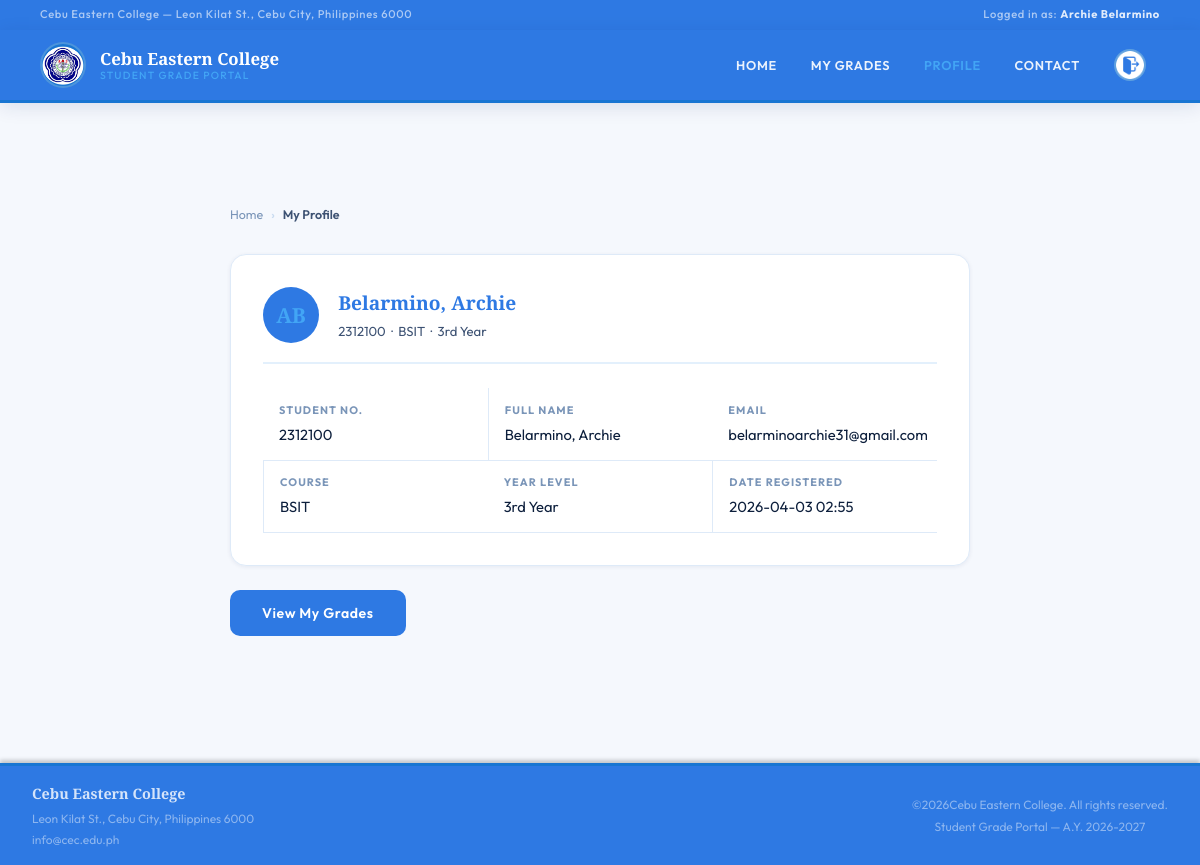
Page /profile/1/ (signed in) on the committed database.
### portal/models.py (models this page shows, shortened)
class Student(AbstractBaseUser):
    student_no  = models.CharField(max_length=20, unique=True)
    last_name   = models.CharField(max_length=100)
    first_name  = models.CharField(max_length=100)
    email       = models.EmailField(unique=True, blank=True)
    course      = models.CharField(max_length=10, choices=COURSE_CHOICES, default='BSIT')
    year_level  = models.IntegerField(choices=YEAR_CHOICES, default=1)
    created_at  = models.DateTimeField(auto_now_add=True)
    is_active   = models.BooleanField(default=True)
    is_staff    = models.BooleanField(default=False)
    is_superuser = models.BooleanField(default=False)
    USERNAME_FIELD = 'student_no'
    REQUIRED_FIELDS = ['first_name', 'last_name', 'email']
    objects = StudentManager()
    @property
    def year_suffix(self):
        y = self.year_level
        return f'{y}{"st" if y==1 else "nd" if y==2 else "rd" if y==3 else "th"}'

### portal/views.py (the view)
# urls.py: path('profile/<int:pk>/', views.profile_view, name='profile'),
def profile_view(request, pk):
    if not request.user.is_authenticated :
        return redirect('login')
    if not request.user.is_staff and request.user.pk != pk:
        return redirect('profile', pk=request.user.pk)
    profile = get_object_or_404(Student, pk=pk)
    is_own  = (request.user.pk == pk)
    fields  = [
        ('Student No.',     profile.student_no),
        ('Full Name',       f'{profile.last_name}, {profile.first_name}'),
        ('Email',           profile.email),
        ('Course',          profile.course),
        ('Year Level',      profile.year_suffix + ' Year'),
        ('Date Registered', profile.created_at.strftime('%Y-%m-%d %H:%M')),
    ]
    return render(request, 'portal/profile.html', {
        'current': 'profile',
        'profile': profile,
        'is_own':  is_own,
        'fields':  fields,
        'sy': SchoolYear.objects.last().get_sy() if SchoolYear.objects.exists() else current_school_year(),
        'semester': Semester.objects.last().get_semester() if Semester.objects.exists() else '1st',
    })

### portal/models.py (called while the page is built)
def current_school_year():
    year = datetime.now().year
    return f"{year}-{year+1}"

### portal/templates/portal/profile.html (shortened to what this page needs)
{% extends 'portal/base.html' %}
{% block content %}
  <div class="page-wrap page-wrap-mid" style="padding-top:2.5rem;">
    <div class="breadcrumb">
      <a href="{% url 'index' %}">Home</a>
      <span class="sep">›</span>
      <span>
        {% if is_own or request.session.admin_id %}
          My Profile
        {% else %}
          Student Profile #{{ profile.pk }}
        {% endif %}
      </span>
    </div>
    <div class="card fade-up">
      <div class="card-header">
        <div style="display:flex;align-items:center;gap:1.2rem;">
          <div style="width:56px;height:56px;background:var(--navy);border-radius:50%;
                    display:flex;align-items:center;justify-content:center;
                    font-family:var(--serif);font-size:1.3rem;font-weight:700;
                    color:var(--sky-light);flex-shrink:0;">{{ profile.first_name|first|upper }}{{ profile.last_name|first|upper }}</div>
          <div>
            <h3 style="font-size:1.2rem;">{{ profile.last_name }}, {{ profile.first_name }}</h3>
            <div style="font-size:.82rem;color:var(--text-mid);margin-top:.15rem;">{{ profile.student_no }} &nbsp;&middot;&nbsp;
              {{ profile.course }} &nbsp;&middot;&nbsp;
              {{ profile.year_suffix }} Year</div>
          </div>
        </div>
      </div>
      <div style="display:grid;grid-template-columns:repeat(auto-fit, minmax(180px, 1fr));gap:0;">
        {% for label, val in fields %}
          <div style="padding:.85rem 1rem;border-bottom:1px solid var(--border-light); {% cycle '' 'border-left:1px solid var(--border-light);' %}">
            <div style="font-size:.68rem;font-weight:700;letter-spacing:.1em;
                text-transform:uppercase;color:var(--text-light);margin-bottom:.2rem;">{{ label }}</div>
            <div style="font-size:.92rem;">{{ val }}</div>
          </div>
        {% endfor %}
      </div>
    </div>
    {% if is_own %}
      <div style="margin-top:1.5rem;">
        <a href="{% url 'grades' %}" class="btn btn-primary">View My Grades</a>
      </div>
    {% endif %}
  </div>
{% endblock %}

### portal/templates/portal/base.html (shortened to what this page needs)
{% load static %}
{% load static tailwind_tags %}
<!DOCTYPE html>
<html lang="en">
  <head>
    {% tailwind_css %}
    <link rel="stylesheet" href="{% static 'portal/css/style.css' %}" />
    <link rel="stylesheet" href="{% static 'css/dist/styles.css' %}" />
  </head>
  <body>
    <div class="topbar">
      <span>Cebu Eastern College &mdash; Leon Kilat St., Cebu City, Philippines 6000</span>
      <span>
        {% if request.user.is_authenticated %}
          Logged in as: <strong style="color:rgba(255,255,255,.85);">{{ request.user.first_name }} {{ request.user.last_name }}</strong>
        {% else %}
          Academic Year {{ sy }} &middot; {{ semester }} Semester
        {% endif %}
      </span>
    </div>
    <header class="navbar">
      <div class="navbar-inner">
        <a href="{% url 'index' %}" class="navbar-brand">
          <div class="brand-emblem">
            <img src="{% static 'portal/images/banner.png' %}" class="rounded-full" />
          </div>
          <div class="brand-text">
            <div class="brand-name">Cebu Eastern College</div>
            <div class="brand-sub">Student Grade Portal</div>
          </div>
        </a>
        <ul class="navbar-nav">
          <li>
            <a href="{% url 'index' %}" class="{% if current == 'index' %}active{% endif %}">Home</a>
          </li>
          {% if request.user.is_authenticated %}
            <li>
              <a href="{% url 'grades' %}" class="{% if current == 'grades' %}active{% endif %}">My Grades</a>
            </li>
            <li>
              <a href="{% url 'profile' request.user.pk %}" class="{% if current == 'profile' %}active{% endif %}">Profile</a>
            </li>
          {% endif %}
          <li>
            <a href="{% url 'contact' %}" class="{% if current == 'contact' %}active{% endif %}">Contact</a>
          </li>
          {% if request.user.is_authenticated or request.session.admin_id %}
            <li>
              <div class="nav-user">
                {% if request.user.is_authenticated or request.session.admin_id or request.session.teacher_id %}
                  <a href="{% url 'logout' %}" class="border-full w-full h-full">
                    <div class="nav-avatar">
                      <img src="{% static 'portal/images/logout.png' %}" alt="Logout" width="100%" height="100%" />
                    </div>
                  </a>
                {% endif %}
              </div>
            </li>
          {% else %}
            {% comment %} <li>
              <a href="{% url 'login' %}" class="btn-nav">Sign In</a>
            </li> {% endcomment %}
          {% endif %}
        </ul>
      </div>
    </header>
    {% block content %}
    {% endblock %}
    <footer class="site-footer">
      <div>
        <div class="footer-brand">Cebu Eastern College</div>
        <div style="margin-top:.25rem;">Leon Kilat St., Cebu City, Philippines 6000</div>
        <div style="margin-top:.1rem;">info@cec.edu.ph</div>
      </div>
      <div style="text-align:center;">
        <div>
          &copy;{% now 'Y' %}Cebu Eastern College. All rights reserved.
        </div>
        <div style="margin-top:.2rem;">Student Grade Portal &mdash; A.Y. {{ sy }}</div>
      </div>
    </footer>
  </body>
</html>

### portal/templates/portal/base.html (style rules this page uses)
.navbar { position: sticky; top: 0; z-index: 50; }
.navbar-nav { position: sticky; top: 0; z-index: 10; }
.topbar { position: sticky; top: 0; z-index: 10; }
.site-footer { backdrop-filter: blur(12px); box-shadow: 0 -3px 4px rgba(0, 0, 0, 0.2); }

### rows in the picture
Student: user.first_name "Archie", user.last_name "Belarmino", first_name|first "A", last_name|first "B", last_name "Belarmino", first_name "Archie", student_no "2312100", course "BSIT", year_suffix "3rd", fields "2312100" "belarminoarchie31@gmail.com" "BSIT"

### other values in the picture
{{ label }} "STUDENT NO." "FULL NAME" "EMAIL" "COURSE" "YEAR LEVEL" "DATE REGISTERED"
{{ val }} "Belarmino, Archie" "3rd Year" "2026-04-03 02:55"
{{ sy }} "2026-2027"
